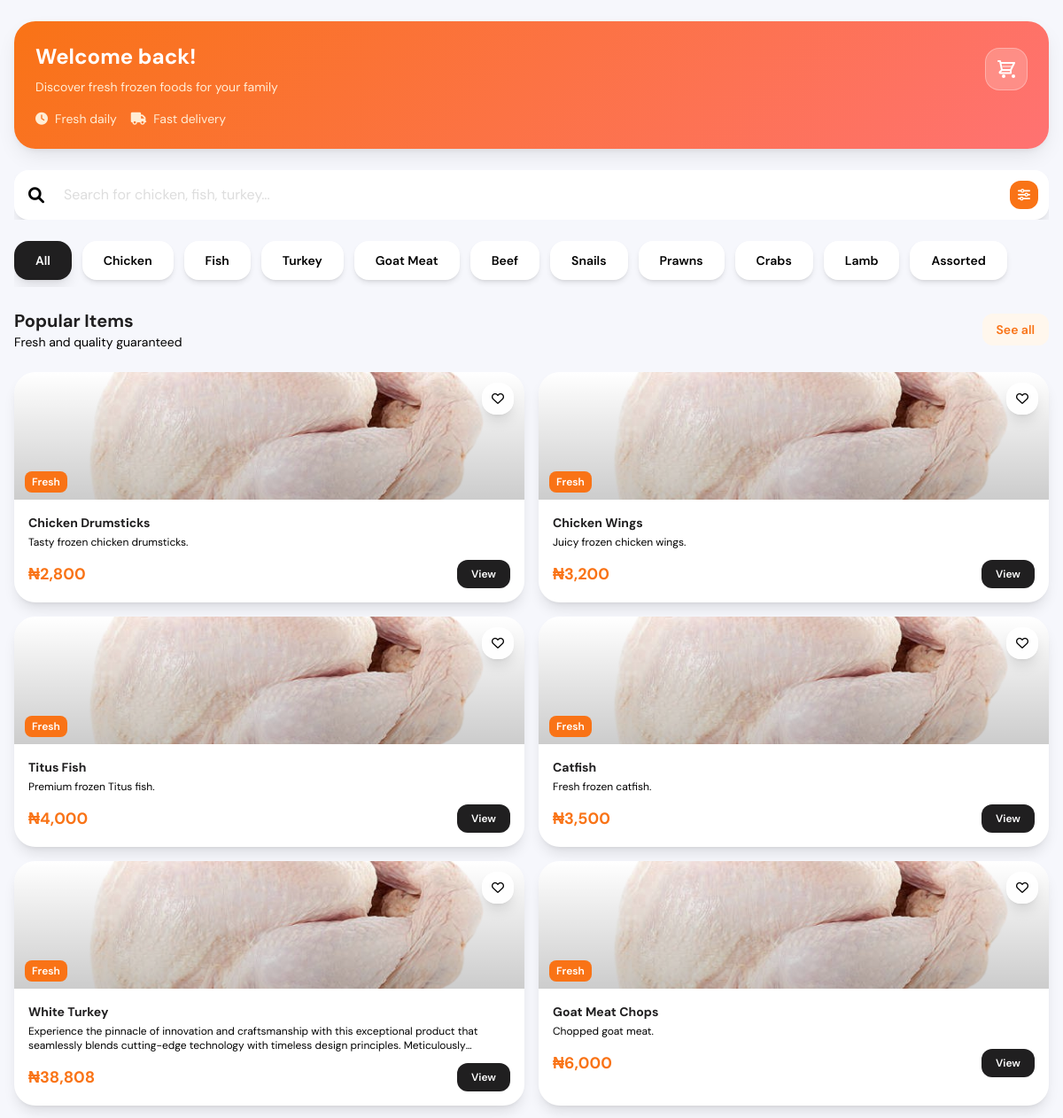
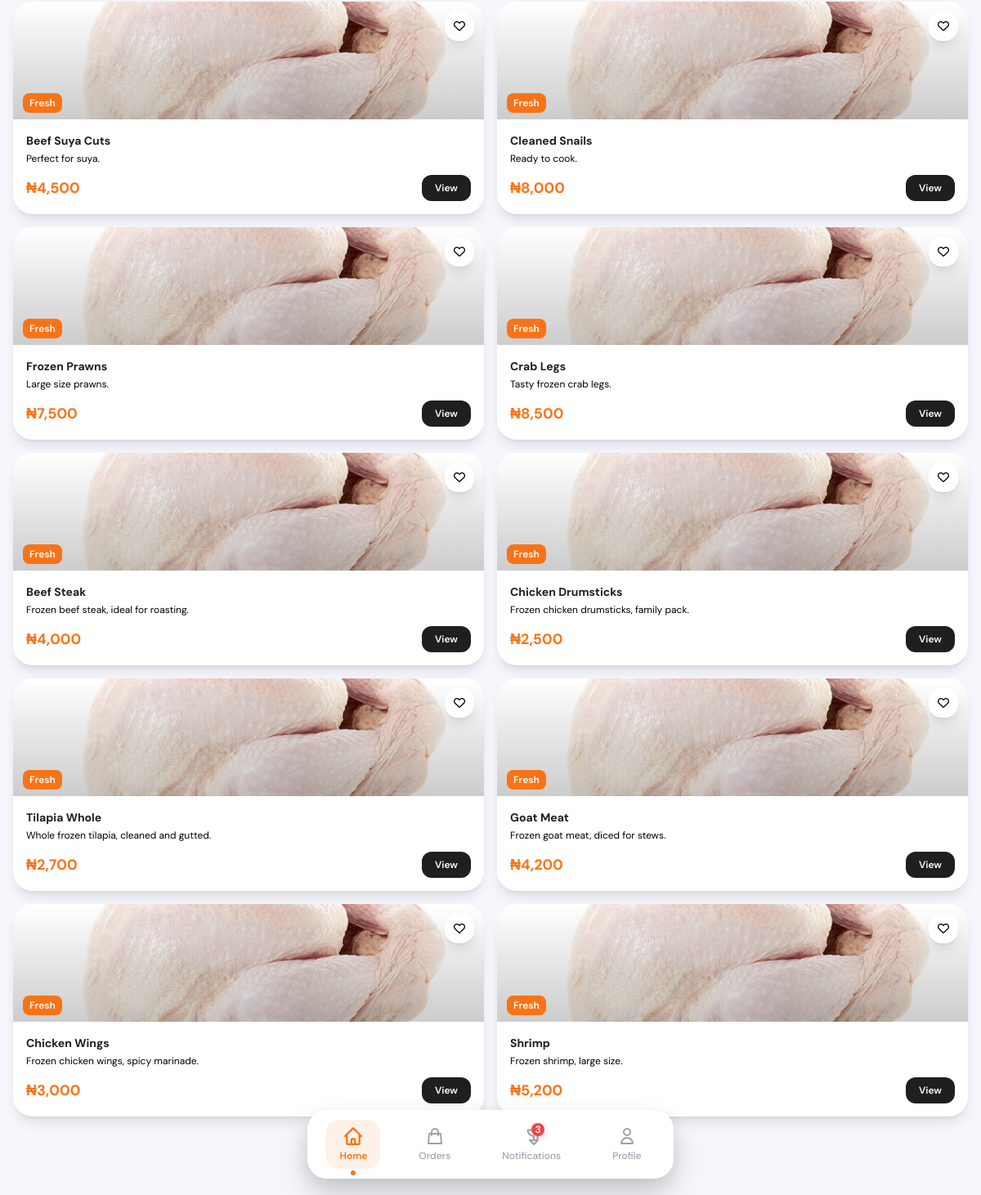
Screenshot of /client/dashboard.php (signed in) with the database file from the repository (2 pictures, top to bottom).
### tables this page shows
CREATE TABLE `products` (
  `id` bigint(20) UNSIGNED NOT NULL,
  `category_id` int(11) NOT NULL,
  `in_stock` tinyint(1) DEFAULT 1,
  `reviews_count` int(10) UNSIGNED DEFAULT 0,
  `features` longtext DEFAULT NULL CHECK (json_valid(`features`)),
  `nutritional_info` longtext DEFAULT NULL CHECK (json_valid(`nutritional_info`)),
  `image` varchar(255) DEFAULT 'default.png',
  `name` varchar(200) NOT NULL,
  `slug` varchar(200) DEFAULT NULL,
  `description` text DEFAULT NULL,
  `price` decimal(10,2) NOT NULL,
  `rating` varchar(100) DEFAULT NULL,
  `stock_quantity` int(11) DEFAULT 0,
  `created_at` timestamp NOT NULL DEFAULT current_timestamp(),
  `updated_at` timestamp NOT NULL DEFAULT current_timestamp(),
  `weight` decimal(10,2) DEFAULT NULL,
  `dimensions` varchar(255) DEFAULT NULL,
  `sku` varchar(100) DEFAULT NULL,
  `is_active` tinyint(1) DEFAULT 1,
  `is_featured` tinyint(1) DEFAULT 0,
  `meta_title` varchar(255) DEFAULT NULL,
  `meta_description` text DEFAULT NULL
);

### client/util/util.php (called while the page is built, shortened)
<?php
function getAllProducts($pdo)
{
    try {
        $stmt = $pdo->prepare("SELECT id, name, description, price, image, category_id FROM products");
        $stmt->execute();
        $products = $stmt->fetchAll(PDO::FETCH_ASSOC);
        foreach ($products as &$product) {
            $catStmt = $pdo->prepare("SELECT name FROM categories WHERE id = :cat_id");
            $catStmt->bindParam(':cat_id', $product['category_id'], PDO::PARAM_INT);
            $catStmt->execute();
            $cat = $catStmt->fetch(PDO::FETCH_ASSOC);
        }
        return $products;
    } catch (PDOException $th) {
        error_log("Some error occured" . $th->getMessage());
        return [];
    }
}
function getProductCategories($pdo)
{
    try {
        $stmt = $pdo->prepare("SELECT name FROM categories");
        $stmt->execute();
        $categories = $stmt->fetchAll(PDO::FETCH_COLUMN);
        return $categories;
    } catch (PDOException $th) {
        error_log("Some error occured" . $th->getMessage());
        return [];
    }
}

### client/dashboard.php (the view, shortened to what this page needs)
<?php
require_once 'util/util.php';
require_once 'initialize.php';
require_once 'partials/headers.php';
$products = getAllProducts($pdo);
$categories = getProductCategories($pdo);
?>
<body class="bg-gray font-dm pb-24 overflow-x-hidden">
    <main class="px-4 pt-6 space-y-6 animate-fade-in">
        <div class="gradient-bg rounded-3xl p-6 text-white floating-card animate-slide-up">
            <div class="flex items-center justify-between mb-4">
                <div>
                    <h2 class="text-2xl font-bold mb-2">Welcome back!</h2>
                    <p class="text-orange-100 text-sm">Discover fresh frozen foods for your family</p>
                </div>
                <div class="relative">
                    <div class="w-12 h-12 bg-white/20 backdrop-blur-sm rounded-2xl border border-white/30 flex items-center justify-center">
                        <div class="w-10 h-10 flex items-center justify-center">
                            <a href="cart.php">
                            </a>
                        </div>
                    </div>
                </div>
            </div>
            <div class="flex items-center space-x-4 text-orange-100 text-sm">
                <div class="flex items-center">
                    <i class="fas fa-clock mr-2"></i>
                    <span>Fresh daily</span>
                </div>
                <div class="flex items-center">
                    <i class="fas fa-truck mr-2"></i>
                    <span>Fast delivery</span>
                </div>
            </div>
        </div>
        <div class="search-container animate-slide-up" style="animation-delay: 0.1s;">
            <div class="relative">
                <input
                    type="text"
                    id="search-input"
                    placeholder="Search for chicken, fish, turkey..."
                    class="w-full pl-14 pr-4 py-4 rounded-2xl border-0 bg-white shadow-lg focus:ring-2 focus:ring-accent focus:outline-none text-base transition-all duration-300 hover:shadow-xl">
                <div class="absolute left-4 top-1/2 transform -translate-y-1/2">
                    <i class="fas fa-search text-gray-400 text-lg"></i>
                </div>
                <button class="absolute right-3 top-1/2 transform -translate-y-1/2 w-8 h-8 bg-accent rounded-xl flex items-center justify-center text-white hover:bg-orange-600 transition-colors">
                    <i class="fas fa-sliders-h text-sm"></i>
                </button>
            </div>
        </div>
        <div class="overflow-x-auto hide-scrollbar animate-slide-up" style="animation-delay: 0.2s;">
            <div class="flex space-x-3 pb-2">
                <button class="tab-button active px-6 py-3 rounded-2xl text-sm font-semibold whitespace-nowrap bg-accent text-white shadow-lg hover:shadow-xl transform hover:scale-105" data-category="all">
                    All
                </button>
                <?php foreach ($categories as $category): ?>
                    <button class="tab-button px-6 py-3 rounded-2xl text-sm font-semibold whitespace-nowrap bg-white text-gray-600 shadow-md hover:shadow-lg hover:bg-gray-50 transform hover:scale-105" data-category="<?php echo strtolower($category); ?>">
                        <?php echo ucfirst($category); ?>
                    </button>
                <?php endforeach; ?>
            </div>
        </div>
        <div class="animate-slide-up" style="animation-delay: 0.3s;">
            <div class="flex items-center justify-between mb-6">
                <div>
                    <h3 class="text-xl font-bold text-dark">Popular Items</h3>
                    <p class="text-gray-500 text-sm">Fresh and quality guaranteed</p>
                </div>
                <button class="text-accent text-sm font-semibold bg-orange-50 px-4 py-2 rounded-xl hover:bg-orange-100 transition-colors">
                    See all
                </button>
            </div>
            <div id="products-grid" class="grid grid-cols-2 gap-4">
                <?php if (empty($products)): ?>
                    <div class="col-span-2 text-center py-16">
                        <div class="w-24 h-24 bg-gray-200 rounded-full flex items-center justify-center mx-auto mb-6">
                            <svg class="w-12 h-12 text-gray-400" fill="none" stroke="currentColor" viewBox="0 0 24 24">
                                <path stroke-linecap="round" stroke-linejoin="round" stroke-width="2" d="M3 3h18M9 3v12a3 3 0 006 0V3"></path>
                            </svg>
                        </div>
                        <h3 class="text-xl font-bold text-custom-dark mb-2">No Products Found</h3>
                        <p class="text-gray-500">There are currently no products available. Please check back later!</p>
                    </div>
                <?php else: ?>
                    <?php foreach ($products as $product): ?>
                        <div class="product-card bg-white rounded-3xl shadow-lg overflow-hidden animate-scale-in" data-category="<?php echo strtolower($product['category']); ?>" data-name="<?php echo strtolower($product['name']); ?>" style="animation-delay: <?php echo rand(1, 6) * 0.1; ?>s;">
                            <div class="relative">
                                <img src="../assets/uploads/<?php echo $product['image']; ?>" alt="<?php echo $product['name']; ?>" class="w-full h-36 object-cover">
                                <div class="absolute inset-0 bg-gradient-to-t from-black/20 to-transparent"></div>
                                <button class="favorite-btn absolute top-3 right-3 w-9 h-9 bg-white/90 backdrop-blur-sm rounded-2xl shadow-lg flex items-center justify-center hover:bg-white hover:scale-110 transition-all duration-300">
                                    <i class="far fa-heart text-gray-600 text-sm"></i>
                                </button>
                                <div class="absolute bottom-3 left-3">
                                    <span class="bg-accent text-white text-xs font-semibold px-2 py-1 rounded-lg">
                                        Fresh
                                    </span>
                                </div>
                            </div>
                            <div class="p-4">
                                <h4 class="font-bold text-dark text-sm mb-1 line-clamp-1"><?php echo $product['name']; ?></h4>
                                <p class="text-gray-500 text-xs mb-3 line-clamp-2"><?php echo $product['description']; ?></p>
                                <div class="flex items-center justify-between">
                                    <span class="text-lg font-bold text-accent">₦<?php echo number_format($product['price']); ?></span>
                                    <a href="product.php?id=<?php echo $product['id']; ?>" class="bg-dark text-white px-4 py-2 rounded-xl text-xs font-semibold hover:bg-gray-800 transition-all duration-300 hover:scale-105 active:scale-95">
                                        View
                                    </a>
                                </div>
                            </div>
                        </div>
                    <?php endforeach; ?>
                <?php endif; ?>
            </div>
        </div>
    </main>
    <?php include 'partials/bottom-nav.php'; ?>
</body>
</html>

### client/partials/headers.php (shortened to what this page needs)
<head>
    <script src="https://cdn.tailwindcss.com"></script>
    <link href="https://cdnjs.cloudflare.com/ajax/libs/font-awesome/6.0.0/css/all.min.css" rel="stylesheet">
    <link rel="stylesheet" href="css/style.css">
</head>

### client/partials/bottom-nav.php (shortened to what this page needs)
<?php $current_page = basename($_SERVER['PHP_SELF'], '.php'); ?>
<nav class="fixed bottom-0 left-0 right-0 z-50 px-4 pb-5">
    <div class="nav-container rounded-3xl py-3 px-2 flex justify-around items-center max-w-md mx-auto">
        <a href="dashboard.php" class="bottom-nav-item <?php echo $current_page === 'dashboard' ? 'active' : ''; ?> relative flex flex-col items-center py-2 px-4 rounded-2xl min-w-[60px]" data-target="home">
            <div class="bottom-nav-icon mb-1">
                <svg class="w-6 h-6" fill="none" stroke="currentColor" viewBox="0 0 24 24">
                    <path stroke-linecap="round" stroke-linejoin="round" stroke-width="2" d="M3 12l2-2m0 0l7-7 7 7M5 10v10a1 1 0 001 1h3m10-11l2 2m-2-2v10a1 1 0 01-1 1h-3m-6 0a1 1 0 001-1v-4a1 1 0 011-1h2a1 1 0 011 1v4a1 1 0 001 1m-6 0h6"></path>
                </svg>
            </div>
            <span class="nav-label text-xs font-medium whitespace-nowrap">Home</span>
            <div class="bottom-nav-indicator absolute -bottom-2 left-1/2 w-1.5 h-1.5 bg-orange-500 rounded-full"></div>
        </a>
        <a href="orders.php" class="bottom-nav-item <?php echo $current_page === 'orders' ? 'active' : ''; ?> relative flex flex-col items-center py-2 px-4 rounded-2xl min-w-[60px]" data-target="orders">
            <div class="bottom-nav-icon mb-1">
                <svg class="w-6 h-6" fill="none" stroke="currentColor" viewBox="0 0 24 24">
                    <path stroke-linecap="round" stroke-linejoin="round" stroke-width="2" d="M16 11V7a4 4 0 00-8 0v4M5 9h14l1 12H4L5 9z"></path>
                </svg>
            </div>
            <span class="nav-label text-xs font-medium whitespace-nowrap">Orders</span>
        </a>
        <a href="notifications.php" class="bottom-nav-item <?php echo $current_page === 'notifications' ? 'active' : ''; ?> relative flex flex-col items-center py-2 px-4 rounded-2xl min-w-[60px]" data-target="notifications">
            <div class="bottom-nav-icon mb-1 relative">
                <svg class="w-6 h-6" fill="none" stroke="currentColor" viewBox="0 0 24 24">
                    <path stroke-linecap="round" stroke-linejoin="round" stroke-width="2" d="M15 17h5l-5 5-5-5h5v-5a7.5 7.5 0 01-7.5-7.5H12a7.5 7.5 0 017.5 7.5v5z"></path>
                </svg>
                <div class="bottom-notification-badge absolute -top-1 -right-1 bg-red-500 text-white text-xs font-semibold rounded-full w-4 h-4 flex items-center justify-center">3</div>
            </div>
            <span class="nav-label text-xs font-medium whitespace-nowrap">Notifications</span>
        </a>
        <a href="profile.php" class="bottom-nav-item <?php echo $current_page === 'profile' ? 'active' : ''; ?> relative flex flex-col items-center py-2 px-4 rounded-2xl min-w-[60px]" data-target="profile">
            <div class="bottom-nav-icon mb-1">
                <svg class="w-6 h-6" fill="none" stroke="currentColor" viewBox="0 0 24 24">
                    <path stroke-linecap="round" stroke-linejoin="round" stroke-width="2" d="M16 7a4 4 0 11-8 0 4 4 0 018 0zM12 14a7 7 0 00-7 7h14a7 7 0 00-7-7z"></path>
                </svg>
            </div>
            <span class="nav-label text-xs font-medium whitespace-nowrap">Profile</span>
        </a>
    </div>
</nav>

### client/css/style.css (style rules this page uses)
body { font-family: var(--font-family); background-color: var(--gray); margin: 0; padding: 0; }
.product-card { transition: all 0.3s cubic-bezier(0.4, 0, 0.2, 1); }
.hide-scrollbar { -ms-overflow-style: none; scrollbar-width: none; }
.gradient-bg { background: linear-gradient(135deg, #f97316 0%, #ff7272 100%); }
.tab-button { transition: all 0.3s cubic-bezier(0.4, 0, 0.2, 1); position: relative; overflow: hidden; }
.tab-button::before { content: ""; position: absolute; top: 0; left: -100%; width: 100%; height: 100%; background: linear-gradient( 90deg, transparent, rgba(255, 255, 255, 0.2), transparent ); transition: left 0.5s; }
.search-container { position: relative; overflow: hidden; }
.search-container::before { content: ""; position: absolute; top: 0; left: 0; right: 0; bottom: 0; background: linear-gradient( 45deg, rgba(249, 115, 22, 0.1), rgba(255, 114, 114, 0.1) ); opacity: 0; transition: opacity 0.3s ease; border-radius: 1rem; }
.floating-card { box-shadow: 0 10px 25px -5px rgba(0, 0, 0, 0.1), 0 4px 6px -2px rgba(0, 0, 0, 0.05); }
.nav-container { font-family: "DM Sans", sans-serif; background: white; box-shadow: 0 20px 40px rgba(0, 0, 0, 0.15), 0 8px 24px rgba(0, 0, 0, 0.1); backdrop-filter: blur(20px); transition: all 0.3s cubic-bezier(0.4, 0, 0.2, 1); }
.bottom-nav-item { transition: all 0.3s cubic-bezier(0.4, 0, 0.2, 1); }
.bottom-nav-icon { transition: all 0.3s cubic-bezier(0.4, 0, 0.2, 1); color: #9CA3AF; }
.nav-label { transition: all 0.3s cubic-bezier(0.4, 0, 0.2, 1); color: #9CA3AF; }
.bottom-nav-indicator { transition: all 0.3s cubic-bezier(0.4, 0, 0.2, 1); transform: translateX(-50%) scale(0); }
.bottom-nav-item.active { background: rgba(249, 115, 22, 0.1); }
.bottom-nav-item.active .bottom-nav-icon { color: #f97316; transform: scale(1.1); }
.bottom-nav-item.active .nav-label { color: #f97316; font-weight: 600; }
.bottom-nav-item.active .bottom-nav-indicator { transform: translateX(-50%) scale(1); }
.bottom-notification-badge { animation: pulse 2s infinite; box-shadow: 0 2px 8px rgba(239, 68, 68, 0.3); }
::placeholder { color: #ddd!important; }

### client/partials/headers.php (style rules this page uses)
body { font-family: 'DM Sans'; }

### rows the page displays
products: image (picture), name "Chicken Drumsticks", description "Tasty frozen chicken drumsticks.", price "2,800"
products: image (picture), name "Chicken Wings", description "Juicy frozen chicken wings.", price "3,200"
products: image (picture), name "Titus Fish", description "Premium frozen Titus fish.", price "4,000"
products: image (picture), name "Catfish", description "Fresh frozen catfish.", price "3,500"
products: image (picture), name "White Turkey", description "Experience the pinnacle of innovation and craftsmanship with this exceptional product that seamlessly blends cutting-edge technology with timeless design principles.…", price "38,808"
products: image (picture), name "Goat Meat Chops", description "Chopped goat meat.", price "6,000"
products: image (picture), name "Beef Suya Cuts", description "Perfect for suya.", price "4,500"
products: image (picture), name "Cleaned Snails", description "Ready to cook.", price "8,000"
products: image (picture), name "Frozen Prawns", description "Large size prawns.", price "7,500"
products: image (picture), name "Crab Legs", description "Tasty frozen crab legs.", price "8,500"
products: image (picture), name "Beef Steak", description "Frozen beef steak, ideal for roasting.", price "4,000"
products: image (picture), name "Chicken Drumsticks", description "Frozen chicken drumsticks, family pack.", price "2,500"
products: image (picture), name "Tilapia Whole", description "Whole frozen tilapia, cleaned and gutted.", price "2,700"
products: image (picture), name "Goat Meat", description "Frozen goat meat, diced for stews.", price "4,200"
products: image (picture), name "Chicken Wings", description "Frozen chicken wings, spicy marinade.", price "3,000"
products: image (picture), name "Shrimp", description "Frozen shrimp, large size.", price "5,200"

### other values shown
$category "Chicken"
$category "Fish"
$category "Turkey"
$category "Goat Meat"
$category "Beef"
$category "Snails"
$category "Prawns"
$category "Crabs"
$category "Lamb"
$category "Assorted"
